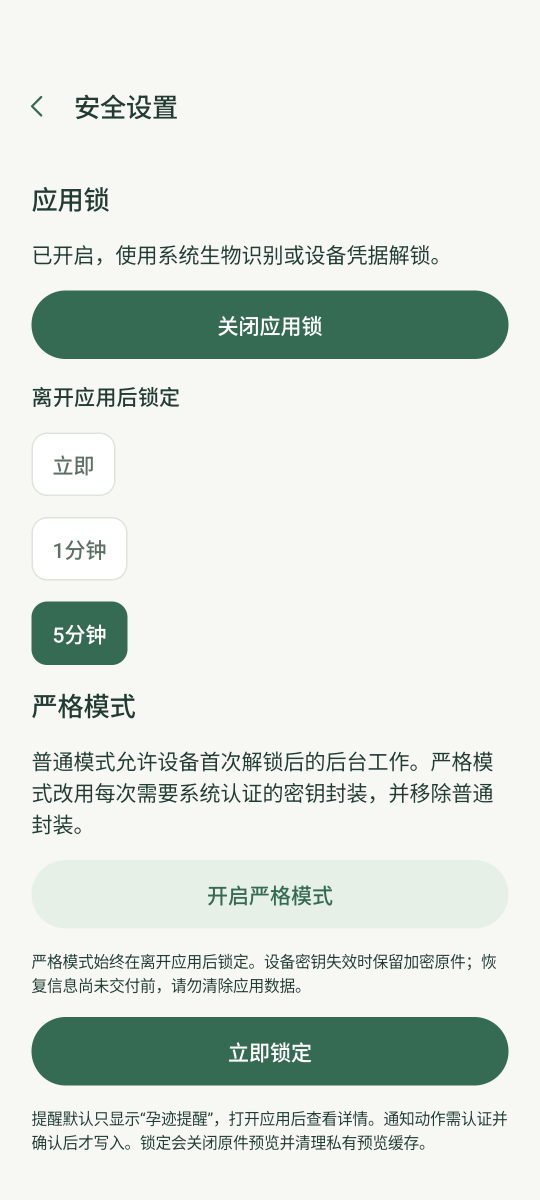
#> input picture docs/verification/2026-10-24-ui-consistency-fix/after/security-settings.png, 1080 x 2400 px (shown at 1/2 size)
$ python measure_tags.py
#> lines starting #> are read from the running program, lines starting #| are printed output that depends on the picture; after the words box and inside, x2 and y2 are one past the last pixel; in counts of white or black regions, pixels touching at a corner belong together
"""Quantify the P0-1 (JournalTag) / P0-3 (JournalButton) / P0-6 (24 dp page margin) fixes.

Inputs (read-only):
  docs/verification/2026-10-24-ui-consistency-fix/after/               (new, 22 screenshots)
  docs/verification/2026-10-24-ui-consistency-fix/after-supplementary/ (new, 9 screenshots)
  docs/verification/2026-10-24-ui-consistency-fix/navigation/          (new, navigation suite shots)
  docs/verification/2026-10-24-ui-theme-fix/after/                     (before: post-P0-2 build)
  docs/verification/2026-10-24-figma-ui-alignment/app-screens/         (before: pre-P0-2 build)

Device pixel ratio: 1080 px / 411.4286 dp = 2.625 px/dp (1080x2400 @ 420 dpi).
"""

import hashlib
import json
import os
import sys
from collections import Counter

import numpy as np
from PIL import Image

BASE = os.path.dirname(os.path.abspath(__file__))  # .../2026-10-24-ui-consistency-fix
ROOT = os.path.dirname(BASE)                       # .../docs/verification
SCALE = 2.625

NEW_DIRS = {
    "after": os.path.join(BASE, "after"),
    "after-supplementary": os.path.join(BASE, "after-supplementary"),
    "navigation": os.path.join(BASE, "navigation"),
}
BEFORE_DIRS = {
    "theme-fix": os.path.join(ROOT, "2026-10-24-ui-theme-fix", "after"),
    "figma-alignment": os.path.join(ROOT, "2026-10-24-figma-ui-alignment", "app-screens"),
}

TOKENS = {
    "primary": (0x35, 0x6B, 0x53),
    "soft": (0xE7, 0xF0, 0xE6),
    "bg": (0xF7, 0xF8, 0xF3),
    "white": (0xFF, 0xFF, 0xFF),
    "outline": (0xDD, 0xE4, 0xDA),
    "muted": (0x5F, 0x71, 0x66),
    "ink": (0x22, 0x3C, 0x32),
}

# screens used for the tag (P0-1) measurement
TAG_SCREENS = [
    ("after", "timeline.png"),
    ("after", "trash-empty.png"),
    ("after", "security-settings.png"),
    ("after-supplementary", "02-visits.png"),
    ("after-supplementary", "06-intakes.png"),
    ("after-supplementary", "07-measurements.png"),
    ("after-supplementary", "08-visit-documents.png"),
    ("navigation", "c04-timeline.png"),
]
# screens used for button (P0-3) measurement
BUTTON_SCREENS = [
    ("after", "local-backup.png"),
    ("after", "restore-wizard.png"),
    ("after", "restore-wizard-key.png"),
    ("after", "export-screen.png"),
    ("after", "export-screen-disabled.png"),
]
# screens used for page-margin (P0-6) measurement: all coverage shots, printed as a table
MARGIN_SKIP = set()


def load(path):
    return np.asarray(Image.open(path).convert("RGB"))


def sha256(path):
    h = hashlib.sha256()
    with open(path, "rb") as f:
        for chunk in iter(lambda: f.read(1 << 20), b""):
            h.update(chunk)
    return h.hexdigest().upper()


def color_mask(img, rgb):
    return (img[:, :, 0] == rgb[0]) & (img[:, :, 1] == rgb[1]) & (img[:, :, 2] == rgb[2])


def components(mask, min_area=1):
    """Connected components (4-neighbour) of a boolean mask, returned as bboxes."""
    h, w = mask.shape
    parent = []
    boxes = []  # [x0, y0, x1, y1, area]

    def find(a):
        while parent[a] != a:
            parent[a] = parent[parent[a]]
            a = parent[a]
        return a

    def union(a, b):
        ra, rb = find(a), find(b)
        if ra != rb:
            parent[rb] = ra
            boxes[ra][0] = min(boxes[ra][0], boxes[rb][0])
            boxes[ra][1] = min(boxes[ra][1], boxes[rb][1])
            boxes[ra][2] = max(boxes[ra][2], boxes[rb][2])
            boxes[ra][3] = max(boxes[ra][3], boxes[rb][3])
            boxes[ra][4] += boxes[rb][4]

    prev_runs = []  # (x0, x1_exclusive, node)
    for y in range(h):
        row = mask[y]
        idx = np.flatnonzero(row)
        if idx.size == 0:
            prev_runs = []
            continue
        splits = np.flatnonzero(np.diff(idx) > 1)
        starts = np.concatenate(([0], splits + 1))
        ends = np.concatenate((splits + 1, [idx.size]))
        runs = []
        for s, e in zip(starts, ends):
            x0 = int(idx[s])
            x1 = int(idx[e - 1]) + 1
            node = len(parent)
            parent.append(node)
            boxes.append([x0, y, x1, y + 1, x1 - x0])
            runs.append((x0, x1, node))
        # union overlapping runs with previous row
        i = j = 0
        while i < len(prev_runs) and j < len(runs):
            px0, px1, pn = prev_runs[i]
            cx0, cx1, cn = runs[j]
            if px1 <= cx0:
                i += 1
            elif cx1 <= px0:
                j += 1
            else:
                union(pn, cn)
                if px1 <= cx1:
                    i += 1
                else:
                    j += 1
        prev_runs = runs
    result = []
    for node in range(len(parent)):
        if find(node) != node:
            continue
        x0, y0, x1, y1, area = boxes[node]
        if area >= min_area:
            result.append({"x0": x0, "y0": y0, "x1": x1, "y1": y1,
                           "w": x1 - x0, "h": y1 - y0, "area": area})
    return result


def in_bbox(mask, box):
    return int(mask[box["y0"]:box["y1"], box["x0"]:box["x1"]].sum())


def corner_void(mask, box, box_size=32):
    """Pixels inside the top-left box_size square that are NOT part of the shape."""
    x0, y0 = box["x0"], box["y0"]
    region = mask[y0:y0 + box_size, x0:x0 + box_size]
    return int((~region).sum())


def top_row_inset(mask, box):
    row = mask[box["y0"]]
    xs = np.flatnonzero(row[box["x0"]:box["x1"]])
    return int(xs[0]) if xs.size else -1


# [34 lines left out: functions long_color_runs, run_to_blocks, not called in this run]


def page_margin(img):
    """Most common leftmost non-background x over content rows (below the app bar)."""
    bg = np.array(TOKENS["bg"], dtype=np.int16)
    diff = np.abs(img.astype(np.int16) - bg).max(axis=2)
    nonbg = diff > 8
    h, w = nonbg.shape
    xs = Counter()
    for y in range(300, h - 80):
        idx = np.flatnonzero(nonbg[y])
        if idx.size == 0:
            continue
        x = int(idx[0])
        if x < 200:  # ignore full-bleed rows and right-aligned-only rows
            xs[x] += 1
    if not xs:
        return None
    x0, votes = xs.most_common(1)[0]
    return {"x0_px": x0, "x0_dp": round(x0 / SCALE, 2), "votes": votes, "rows": int(sum(xs.values()))}


def tag_metrics(img, selected_color, sel_min_h, sel_max_h):
    mask = color_mask(img, selected_color)
    comps = components(mask, min_area=50)
    white_mask = color_mask(img, TOKENS["white"])
    primary_mask = color_mask(img, TOKENS["primary"])
    muted_mask = color_mask(img, TOKENS["muted"])
    tags = []
    for b in comps:
        if sel_min_h <= b["h"] <= sel_max_h and b["w"] <= 700:
            white = in_bbox(white_mask, b)
            primary = in_bbox(primary_mask, b)
            muted = in_bbox(muted_mask, b)
            tags.append({
                "x0_dp": round(b["x0"] / SCALE, 1), "y0_dp": round(b["y0"] / SCALE, 1),
                "w_dp": round(b["w"] / SCALE, 1), "h_dp": round(b["h"] / SCALE, 1),
                "fill_px": b["area"], "white_text_px": white, "primary_text_px": primary,
                "muted_text_px": muted,
                "white_ratio_of_bbox": round(white / float(b["w"] * b["h"]), 3),
                "corner_void_px": corner_void(mask, b),
                "top_row_inset_px": top_row_inset(mask, b),
            })
    return tags


def unselected_tag_metrics(img):
    mask = color_mask(img, TOKENS["outline"])
    comps = components(mask, min_area=40)
    tags = []
    white_mask = color_mask(img, TOKENS["white"])
    muted_mask = color_mask(img, TOKENS["muted"])
    for b in comps:
        if 118 <= b["h"] <= 134 and b["w"] <= 700:
            white = in_bbox(white_mask, b)
            muted = in_bbox(muted_mask, b)
            tags.append({
                "x0_dp": round(b["x0"] / SCALE, 1), "y0_dp": round(b["y0"] / SCALE, 1),
                "w_dp": round(b["w"] / SCALE, 1), "h_dp": round(b["h"] / SCALE, 1),
                "border_px": b["area"], "white_fill_px": white,
                "white_ratio_of_bbox": round(white / float(b["w"] * b["h"]), 3),
                "muted_text_px": muted,
                "corner_void_px": corner_void(mask, b),
                "top_row_inset_px": top_row_inset(mask, b),
            })
    return tags


def wide_blocks(img, h_min=90, h_max=170, y_min=160, count_threshold=400, x_lo=40, x_hi=1040):
    """Detect full-width elements (buttons/cards) by per-row dominant non-background colour.

    Works for pills whose rounded ends narrow the run, and for rows interrupted by centred labels.
    """
    bgp = (TOKENS["bg"][0] << 16) | (TOKENS["bg"][1] << 8) | TOKENS["bg"][2]
    whitep = (TOKENS["white"][0] << 16) | (TOKENS["white"][1] << 8) | TOKENS["white"][2]
    h, w = img.shape[:2]
    rows = []
    for y in range(y_min, h):
        seg = img[y, x_lo:min(x_hi, w)]
        packed = (seg[:, 0].astype(np.uint32) << 16) | (seg[:, 1].astype(np.uint32) << 8) | seg[:, 2].astype(np.uint32)
        vals, counts = np.unique(packed, return_counts=True)
        best_c, best_n = None, 0
        for c, n in zip(vals, counts):
            ci = int(c)
            if ci == bgp or ci == whitep:
                continue
            if int(n) > best_n:
                best_c, best_n = ci, int(n)
        if best_c is None or best_n < count_threshold:
            continue
        idx = np.flatnonzero(packed == best_c)
        x0 = int(idx[0]) + x_lo
        x1 = int(idx[-1]) + x_lo + 1
        rows.append((y, best_c, best_n, x0, x1))

    blocks = []
    for y, c, n, x0, x1 in rows:
        if blocks and blocks[-1]["color"] == c and y - blocks[-1]["y_end"] <= 3:
            b = blocks[-1]
            b["y_end"] = y
            b["x0"] = min(b["x0"], x0)
            b["x1"] = max(b["x1"], x1)
            b["max_count"] = max(b["max_count"], n)
        else:
            blocks.append({"color": c, "x0": x0, "x1": x1, "y_start": y, "y_end": y, "max_count": n})
    out = []
    for b in blocks:
        b["h"] = b["y_end"] - b["y_start"] + 1
        b["w"] = b["x1"] - b["x0"]
        if h_min <= b["h"] <= h_max and b["w"] >= 700:
            out.append({"h_px": b["h"], "h_dp": round(b["h"] / SCALE, 2),
                        "w_px": b["w"], "w_dp": round(b["w"] / SCALE, 2),
                        "x0_px": b["x0"], "x0_dp": round(b["x0"] / SCALE, 2),
                        "y0_px": b["y_start"], "color": "#%02X%02X%02X" % ((b["color"] >> 16) & 0xFF, (b["color"] >> 8) & 0xFF, b["color"] & 0xFF),
                        "max_row_count": b["max_count"]})
    return out


def outline_rings(img, y_min=160):
    """Full-width 1 dp outline border rings (native OutlinedButton / text fields)."""
    mask = color_mask(img, TOKENS["outline"])
    out = []
    for b in components(mask, min_area=200):
        if b["w"] >= 850 and b["y0"] >= y_min and 40 <= b["h"] <= 260:
            out.append({"h_px": b["h"], "h_dp": round(b["h"] / SCALE, 2),
                        "w_px": b["w"], "w_dp": round(b["w"] / SCALE, 2),
                        "x0_px": b["x0"], "x0_dp": round(b["x0"] / SCALE, 2),
                        "y0_px": b["y0"]})
    return out


def button_metrics(img):
    blocks = wide_blocks(img)
    out = {"primary_full_width": [], "soft_full_width": [], "outline_full_width": [], "other_full_width": [],
           "outline_rings": outline_rings(img)}
    for b in blocks:
        if b["color"] == "#356B53":
            out["primary_full_width"].append(b)
        elif b["color"] == "#E7F0E6":
            out["soft_full_width"].append(b)
        elif b["color"] == "#DDE4DA":
            out["outline_full_width"].append(b)
        else:
            out["other_full_width"].append(b)
    return out


def white_cards(img):
    """Full-width white JournalCard boxes (x0 = page margin for card-based pages)."""
    mask = color_mask(img, TOKENS["white"])
    out = []
    h = img.shape[0]
    for b in components(mask, min_area=5000):
        if b["w"] >= 850 and b["h"] >= 100 and 200 <= b["y0"] <= h - 330:
            out.append({"x0_px": b["x0"], "x0_dp": round(b["x0"] / SCALE, 2),
                        "w_px": b["w"], "w_dp": round(b["w"] / SCALE, 2),
                        "h_px": b["h"], "h_dp": round(b["h"] / SCALE, 2),
                        "y0_px": b["y0"]})
    return out


def analyze(path):
    img = load(path)
    res = {"path": path, "size": list(img.shape[1::-1]), "sha256": sha256(path)}
    res["page_margin"] = page_margin(img)
    res["white_cards"] = white_cards(img)
    res["tags_selected"] = tag_metrics(img, TOKENS["primary"], 118, 134)
    res["tags_unselected"] = unselected_tag_metrics(img)
    res["tag_candidates_soft_old"] = tag_metrics(img, TOKENS["soft"], 74, 94)  # old M3 FilterChip height 31.6dp
    res["buttons"] = button_metrics(img)
    res["token_counts"] = {k: int(color_mask(img, v).sum()) for k, v in TOKENS.items()}
    return res


def main():
    report = {"scale_px_per_dp": SCALE, "dirs": {}, "files": {}}
    all_files = {}
    for label, d in list(NEW_DIRS.items()) + list(BEFORE_DIRS.items()):
        if not os.path.isdir(d):
            report["dirs"][label] = {"path": d, "exists": False}
            continue
        names = sorted(f for f in os.listdir(d) if f.lower().endswith(".png"))
        report["dirs"][label] = {"path": d, "exists": True, "count": len(names), "files": names}
        for n in names:
            all_files[(label, n)] = os.path.join(d, n)
    for (label, name), p in all_files.items():
        report["files"].setdefault(label, {})[name] = analyze(p)
#> in page_margin, `diff = np.abs(img.astype(np.int16) - bg).max(axis=2)`:
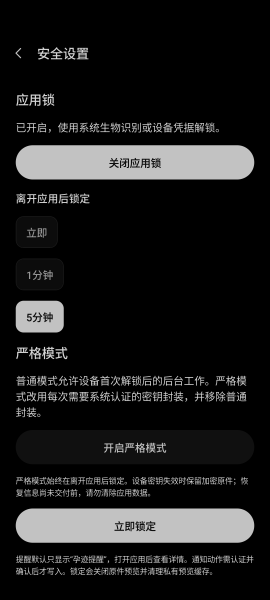
#> diff: shape (2400, 1080) int16 (shown at 1/4 size); min 0, max 213, mean 27.8
#> in page_margin, `nonbg = diff > 8`:
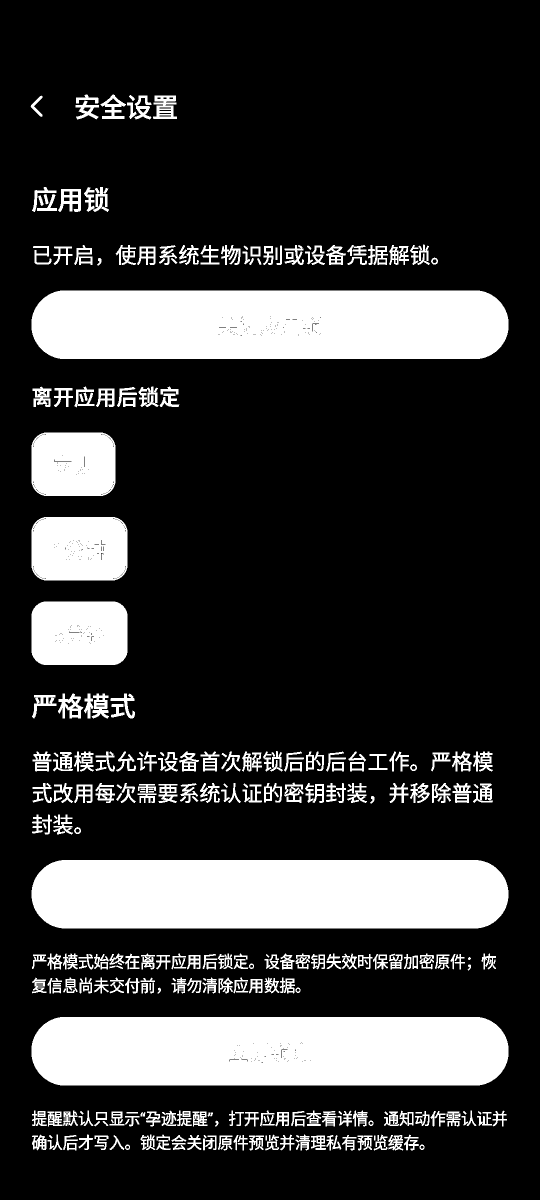
#> nonbg: shape (2400, 1080) bool (shown at 1/2 size); 21.3% white; 364 white regions (1 under 20 px), largest, box (x1, y1, x2, y2) and area: (63, 2034, 1017, 2171) 126740, (63, 581, 1017, 718) 126695, (63, 1720, 1017, 1857) 126690
#> the loop in page_margin, `for y in range(300, h - 80):` made 2020 passes
#> x on passes 75 to 77: 88, 87, 87
#> after the loop in page_margin, `for y in range(300, h - 80):`: xs = 59 items
#> in page_margin, `x0, votes = xs.most_common(1)[0]`: x0 = 63; votes = 296
#> in components, `h, w = mask.shape`: h = 2400; w = 1080
#> in union, `ra, rb = find(a), find(b)`: ra = 0; rb = 5
#> the loop in white_cards, `for b in components(mask, min_area=5000):` made 2 passes
#> the loop in tag_metrics, `for b in comps:` made 21 passes
#> the loop in unselected_tag_metrics, `for b in comps:` made 2 passes
#> pass 1, in corner_void (call 2), `region = mask[y0:y0 + box_size, x0:x0 + box_size]`:
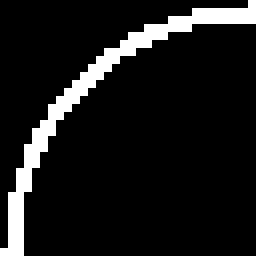
#> region: shape (32, 32) bool (shown 8 times larger); 9.7% white in thin lines or dots
#> in color_mask (call 9), `return (img[:, :, 0] == rgb[0]) & (img[:, :, 1] == rgb[1]) & (img[:, :..`:
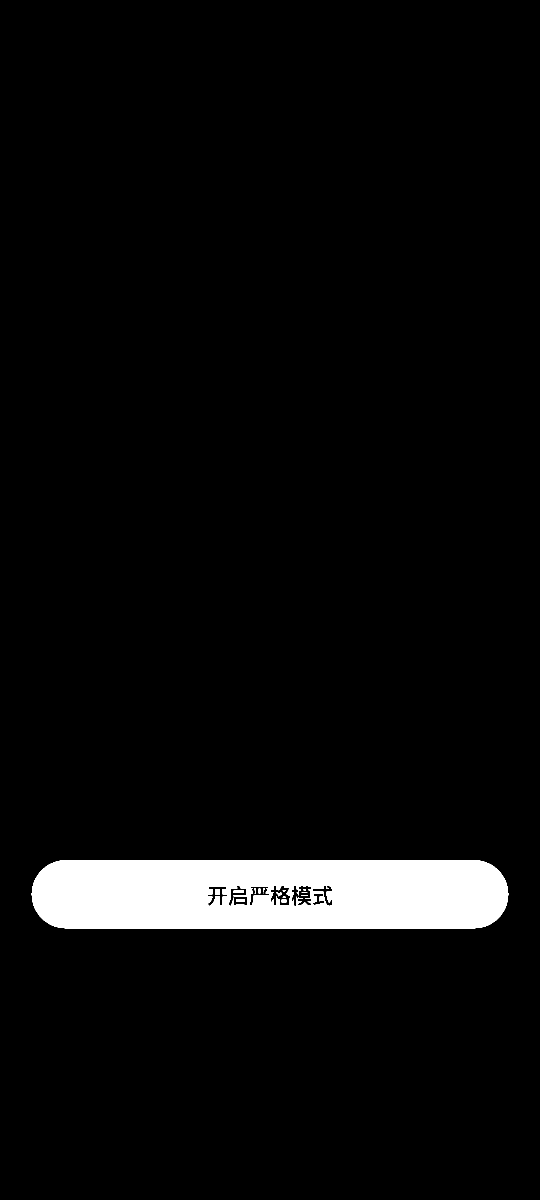
#> returned value: shape (2400, 1080) bool (shown at 1/2 size); 4.7% white; 15 white regions (6 under 20 px), largest, box (x1, y1, x2, y2) and area: (63, 1720, 1017, 1857) 121231, (430, 1778, 440, 1789) 110, (467, 1781, 488, 1786) 105
#> the loop in tag_metrics (call 2), `for b in comps:` made 6 passes
#> the loop in wide_blocks, `for y, c, n, x0, x1 in rows:` made 411 passes
#> (n, x0, x1) on passes 1 to 3: (818, 131, 949), (840, 120, 960), (850, 115, 965)
#> the loop in wide_blocks, `for b in blocks:` made 3 passes
#> the loop in outline_rings, `for b in components(mask, min_area=200):` made 2 passes
#> the loop in button_metrics, `for b in blocks:` made 3 passes
#> in color_mask (call 20), `return (img[:, :, 0] == rgb[0]) & (img[:, :, 1] == rgb[1]) & (img[:, :..`:
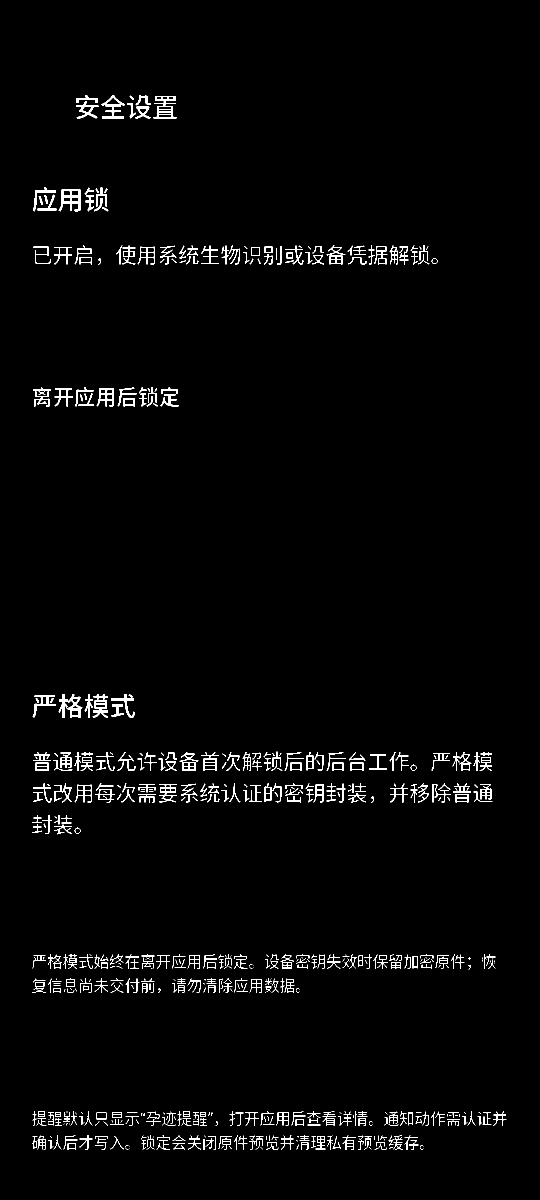
#> returned value: shape (2400, 1080) bool (shown at 1/2 size); 1.9% white in thin lines or dots, all inside (x1, y1, x2, y2) = (65, 190, 1013, 2300)

    # focused summaries
    tag_summary = {}
    for label, name in TAG_SCREENS:
        key = (label, name)
        if key in all_files:
            d = report["files"][label][name]
            tag_summary[f"{label}/{name}"] = {
                "selected_tags": d["tags_selected"],
                "unselected_tags": d["tags_unselected"],
                "old_soft_32dp_chips": d["tag_candidates_soft_old"],
            }
    btn_summary = {}
    for label, name in BUTTON_SCREENS:
        key = (label, name)
        if key in all_files:
            btn_summary[f"{label}/{name}"] = report["files"][label][name]["buttons"]
    margin_summary = {}
    for label in NEW_DIRS:
        if not report["dirs"].get(label, {}).get("exists"):
            continue
        for name in report["dirs"][label]["files"]:
            m = report["files"][label][name]["page_margin"]
            if m:
                margin_summary[f"{label}/{name}"] = m
    before_margin = {}
    for label in BEFORE_DIRS:
        if not report["dirs"].get(label, {}).get("exists"):
            continue
        for name in report["dirs"][label]["files"]:
            m = report["files"][label][name]["page_margin"]
            if m:
                before_margin[f"{label}/{name}"] = m
    report["summary"] = {"tags": tag_summary, "buttons": btn_summary,
                         "page_margin_after": margin_summary, "page_margin_before": before_margin}

    out_json = os.path.join(BASE, "measurements.json")
    with open(out_json, "w", encoding="utf-8") as f:
        json.dump(report, f, ensure_ascii=False, indent=1)
    print("wrote", out_json)
    return report


if __name__ == "__main__":
    main()
